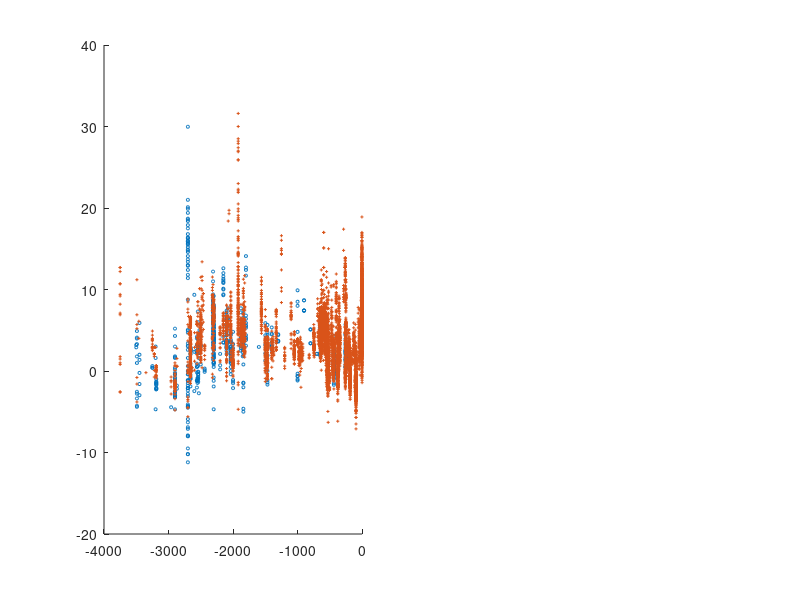

Recreate this plot in MATLAB. (Note: this script raises an error after producing the figure.)
figure
load('15N.mat')
d15Ntime = -1 * data(:,1);
d15Norg = data(:,2);
d15Nbulk = data(:,3);

subplot(1, 2, 1); % 创建 4 行 1 列的子图，第一行
hold on; % 保持图像
scatter(d15Ntime, d15Norg,5,'o')
hold on
scatter(d15Ntime, d15Nbulk,5,'+')
hold on
plot(state.time/10e5, state.N_15N, 'r', 'DisplayName', 'P');

hold off;

xlabel('Time');
ylabel('δ^{15}N (‰)');

grid on;

% 绘制 D 图

subplot(1, 2, 2); % 第二行
hold on; % 保持图像
plot(state.time/10e5, state.N_total, 'r', 'DisplayName', 'P');

hold off;

xlabel('Time');
ylabel('N_total');

grid on;